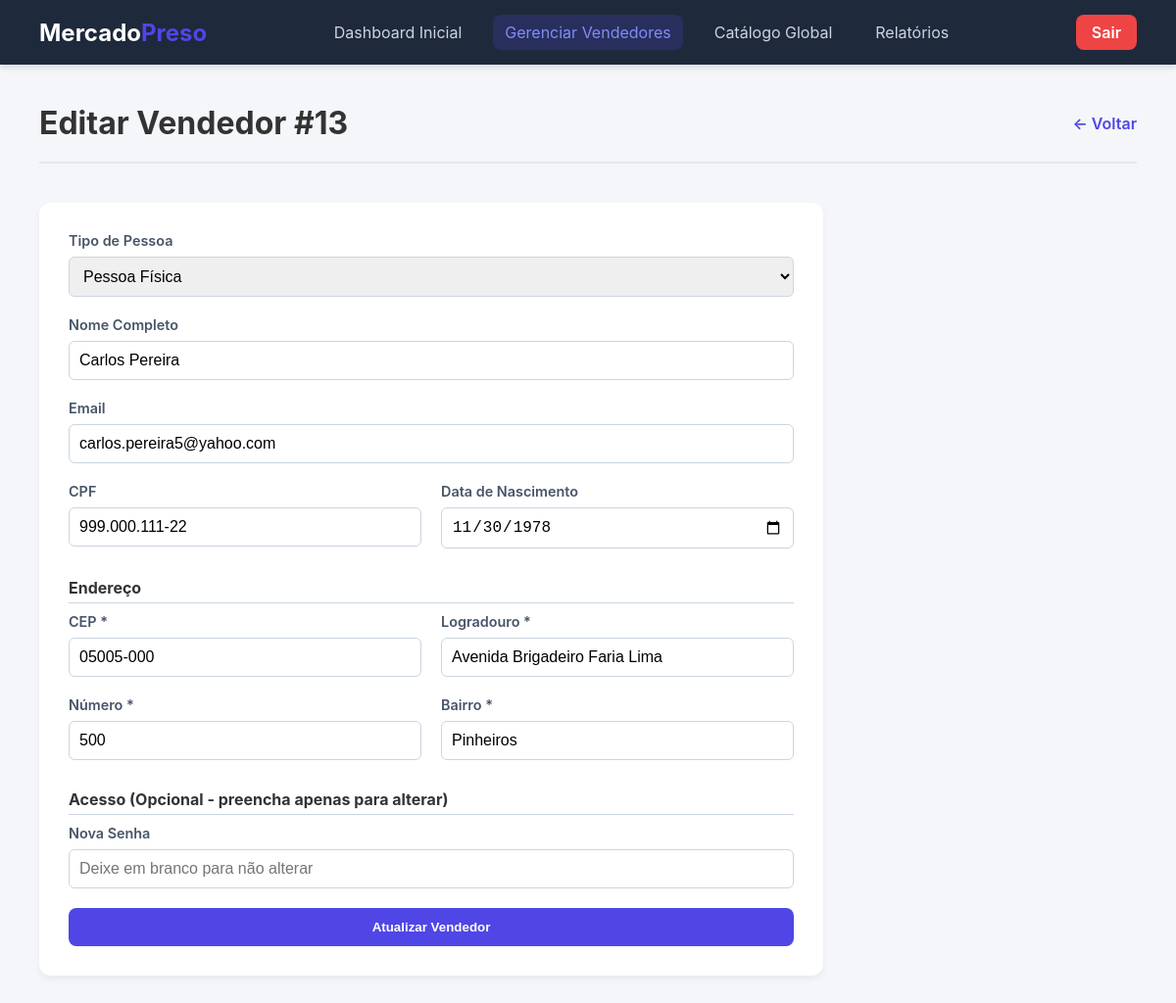
The app's page /admin-vendedor-editar.php?id=13 (signed in) with its own data.
### tables this page shows
CREATE TABLE `vendedores` (
  `vend_id` int(11) NOT NULL,
  `vend_nome` varchar(100) DEFAULT NULL,
  `vend_email` varchar(255) DEFAULT NULL,
  `vend_senha` varchar(255) NOT NULL,
  `vend_dtnasc` date DEFAULT NULL,
  `vend_razao_social` varchar(255) DEFAULT NULL,
  `vend_nomefantasia` varchar(255) DEFAULT NULL,
  `vend_inscricao_estadual` varchar(30) DEFAULT NULL,
  `vend_cep` varchar(9) DEFAULT NULL,
  `vend_numero` varchar(20) DEFAULT NULL,
  `vend_logradouro` varchar(150) DEFAULT NULL,
  `vend_bairro` varchar(150) DEFAULT NULL,
  `tipo_pessoa` varchar(2) DEFAULT NULL,
  `vend_cpf` varchar(14) DEFAULT NULL,
  `vend_cnpj` varchar(18) DEFAULT NULL
);

### admin-vendedor-editar.php (the view, shortened to what this page needs)
<?php
include_once("php-proc/conexao.php");
$id = isset($_GET['id']) ? intval($_GET['id']) : 0;
$query = "SELECT * FROM vendedores WHERE vend_id = $id";
$result = mysqli_query($conn, $query);
$vendedor = mysqli_fetch_assoc($result);
?>
<!DOCTYPE html>
<html lang="pt-BR">
<head>
</head>
<body onload="toggleType()">
        <nav class="navbar">
        <a href="index.php" class="logo">Mercado<span>Preso</span></a>
        <ul class="nav-links">
            <li><a href="painel-admin.php">Dashboard Inicial</a></li>
            <li><a href="admin-vendedores.php" class="active">Gerenciar Vendedores</a></li>
            <li><a href="admin-produtos.php">Catálogo Global</a></li>
            <li><a href="admin-relatorios.php">Relatórios</a></li>
        </ul>
        <a href="php-proc/logout.php" class="logout-btn">Sair</a>
    </nav>
    <main class="main-content">
        <header>
            <h1>Editar Vendedor #<?= $vendedor['vend_id'] ?></h1>
            <a href="admin-vendedores.php" style="text-decoration: none; color: #4f46e5; font-weight: 600;">← Voltar</a>
        </header>
        <div class="form-container">
            <form action="php-proc/admin-edit-vendedor.php" method="POST">
                <div class="form-group" style="margin-bottom: 20px;">
                    <label for="tipo_pessoa">Tipo de Pessoa</label>
                    <select id="tipo_pessoa" name="tipo_pessoa" onchange="toggleType()">
                        <option value="PF" <?= ($vendedor['tipo_pessoa'] == 'PF') ? 'selected' : '' ?>>Pessoa Física</option>
                    </select>
                </div>
                <div id="sectionPF" class="dynamic-section">
                    <div class="form-grid">
                        <div class="form-group full-width">
                            <label>Nome Completo</label>
                            <input type="text" name="nome" value="<?= htmlspecialchars($vendedor['vend_nome'] ?? '') ?>">
                        </div>
                        <div class="form-group full-width">
                            <label>Email</label>
                            <input type="email" name="email_pf" value="<?= htmlspecialchars($vendedor['tipo_pessoa'] == 'PF' ? $vendedor['vend_email'] : '') ?>">
                        </div>
                        <div class="form-group">
                            <label>CPF</label>
                            <input type="text" name="cpf" value="<?= htmlspecialchars($vendedor['vend_cpf'] ?? '') ?>">
                        </div>
                        <div class="form-group">
                            <label>Data de Nascimento</label>
                            <input type="date" name="data_nascimento" value="<?= htmlspecialchars($vendedor['vend_dtnasc'] ?? '') ?>">
                        </div>
                    </div>
                </div>
                <div style="margin-top: 30px; margin-bottom: 10px; font-weight: bold; border-bottom: 1px solid #cbd5e1; padding-bottom: 5px;">Endereço</div>
                <div class="form-grid">
                    <div class="form-group">
                        <label>CEP *</label>
                        <input type="text" name="cep" value="<?= htmlspecialchars($vendedor['vend_cep'] ?? '') ?>" required>
                    </div>
                    <div class="form-group">
                        <label>Logradouro *</label>
                        <input type="text" name="logradouro" value="<?= htmlspecialchars($vendedor['vend_logradouro'] ?? '') ?>" required>
                    </div>
                    <div class="form-group">
                        <label>Número *</label>
                        <input type="text" name="numero" value="<?= htmlspecialchars($vendedor['vend_numero'] ?? '') ?>" required>
                    </div>
                    <div class="form-group">
                        <label>Bairro *</label>
                        <input type="text" name="bairro" value="<?= htmlspecialchars($vendedor['vend_bairro'] ?? '') ?>" required>
                    </div>
                </div>
                <div style="margin-top: 30px; margin-bottom: 10px; font-weight: bold; border-bottom: 1px solid #cbd5e1; padding-bottom: 5px;">Acesso (Opcional - preencha apenas para alterar)</div>
                <div class="form-grid">
                    <div class="form-group full-width">
                        <label>Nova Senha</label>
                        <input type="password" name="senha" placeholder="Deixe em branco para não alterar">
                    </div>
                </div>
                <button type="submit" class="btn-submit">Atualizar Vendedor</button>
            </form>
        </div>
    </main>
</body>
</html>

### admin-vendedor-editar.php (style rules this page uses)
* { box-sizing: border-box; margin: 0; padding: 0; }
body { font-family: -apple-system, BlinkMacSystemFont, "Segoe UI", Roboto, Helvetica, Arial, sans-serif; background-color: #f4f6f9; color: #333333; }
.navbar { background-color: #1e293b; color: #ffffff; display: flex; align-items: center; justify-content: space-between; padding: 15px 40px; box-shadow: 0 4px 6px rgba(0,0,0,0.1); }
.navbar .logo { font-size: 1.5rem; font-weight: bold; color: #ffffff; text-decoration: none; }
.navbar .logo span { color: #4f46e5; }
.nav-links { list-style: none; display: flex; gap: 20px; margin: 0; padding: 0; }
.nav-links a { color: #cbd5e1; text-decoration: none; font-size: 1rem; padding: 8px 12px; border-radius: 8px; transition: background-color 0.2s, color 0.2s; }
.nav-links a:hover, .nav-links a.active { background-color: rgba(79, 70, 229, 0.2); color: #818cf8; }
.logout-btn { background-color: #ef4444; color: white; padding: 8px 16px; text-decoration: none; border-radius: 8px; font-weight: 600; transition: background-color 0.2s; }
.main-content { padding: 40px; max-width: 1200px; margin: 0 auto; display: flex; flex-direction: column; }
header { display: flex; justify-content: space-between; align-items: center; margin-bottom: 40px; border-bottom: 2px solid #e2e8f0; padding-bottom: 20px; }
.form-container { background-color: white; border-radius: 12px; box-shadow: 0 4px 6px rgba(0,0,0,0.05); padding: 30px; max-width: 800px; }
.form-grid { display: grid; grid-template-columns: 1fr 1fr; gap: 20px; }
.full-width { grid-column: span 2; }
.form-group { display: flex; flex-direction: column; gap: 8px; }
label { font-weight: 600; font-size: 0.9rem; color: #475569; }
input, select { padding: 10px; border: 1px solid #cbd5e1; border-radius: 6px; font-size: 1rem; }
.btn-submit { background-color: #4f46e5; color: white; border: none; padding: 12px 20px; border-radius: 8px; font-weight: 600; cursor: pointer; margin-top: 20px; width: 100%; transition: background-color 0.2s; }
.dynamic-section { display: none; }
.dynamic-section.active { display: block; }

### records on screen
vendedores: vend_id "13", tipo_pessoa "Pessoa Física", nome "Carlos Pereira", email_pf "carlos.pereira5@yahoo.com", cpf "999.000.111-22", data_nascimento "11/30/1978", cep "05005-000", logradouro "Avenida Brigadeiro Faria Lima", numero "500", bairro "Pinheiros"
